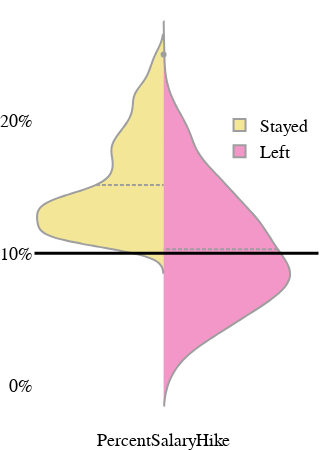

Source (notebook cell):
### Code cell
fig = go.Figure()
fig.add_trace(go.Violin(x=["PercentSalaryHike" for x in range(len(df[df["Attrition"]==0]))],y=df[df["Attrition"]==0]["PercentSalaryHike"], side="negative",name="Stayed", fillcolor='rgba(235, 216, 82,0.6)', line_color='rgb(158, 158, 158)'))
fig.add_trace(go.Violin(x=["PercentSalaryHike" for x in range(len(df[df["Attrition"]==1]))],y=df[df["Attrition"]==1]["PercentSalaryHike"], side="positive",name="Left", fillcolor='rgba(235, 82, 165,0.6)', line_color='rgb(158, 158, 158)'))
#Add horizontal line at 10%
fig.add_shape(type="line",x0=-.25,y0=10,x1=.3,y1=10,line=dict(color="black",width=3))

#fig.add_shape(type="line",x0=-.25,y0=6.7,x1=.3,y1=6.7,line=dict(color="black",width=1))

fig.update_traces(meanline_visible=True)
fig.update_layout(width=300,height=450)
#hide background
fig.update_layout(plot_bgcolor='rgba(0,0,0,0)')
#Increase y axis tick font

#Add % to y axis ticks
fig.update_yaxes(ticksuffix="%")
#Set y axis tick count
fig.update_yaxes(nticks=6)
#Set y axis font size
fig.update_yaxes(tickfont=dict(family='Arial', color='black', size=18))
#Set x axis font style
fig.update_xaxes(tickfont=dict(family='Arial', color='black', size=18))


#Increase legend font size
fig.update_layout(legend=dict(font=dict(family='Arial', color='black', size=18)))

#Remove Margins
fig.update_layout(margin=dict(l=0, r=0, t=0, b=0))

#Move Key Left
fig.update_layout(legend=dict(x=.65, y=.75))

#remove background
fig.update_layout(plot_bgcolor='rgba(0,0,0,0)')
#Make background transparent
fig.update_layout(paper_bgcolor='rgba(0,0,0,0)')

fig.show()

### Figure 1 — Plotly figure (JSON) as saved in the notebook; plotly's stock layout.template omitted (floating-point values rounded to 4 significant figures; data arrays with more than 128 entries replaced by an {"elided": "..."} marker saying what was removed)
{"data": [{"fillcolor": "rgba(235, 216, 82,0.6)", "line": {"color": "rgb(158, 158, 158)"}, "meanline": {"visible": true}, "name": "Stayed", "side": "negative", "type": "violin", "x": {"elided": "3699 str values"}, "y": {"elided": "3699 int values"}}, {"fillcolor": "rgba(235, 82, 165,0.6)", "line": {"color": "rgb(158, 158, 158)"}, "meanline": {"visible": true}, "name": "Left", "side": "positive", "type": "violin", "x": {"elided": "711 str values"}, "y": {"elided": "711 int values"}}], "layout": {"height": 450, "legend": {"font": {"color": "black", "family": "Arial", "size": 18}, "x": 0.65, "y": 0.75}, "margin": {"b": 0, "l": 0, "r": 0, "t": 0}, "paper_bgcolor": "rgba(0,0,0,0)", "plot_bgcolor": "rgba(0,0,0,0)", "shapes": [{"line": {"color": "black", "width": 3}, "type": "line", "x0": -0.25, "x1": 0.3, "y0": 10, "y1": 10}], "width": 300, "xaxis": {"tickfont": {"color": "black", "family": "Arial", "size": 18}}, "yaxis": {"nticks": 6, "tickfont": {"color": "black", "family": "Arial", "size": 18}, "ticksuffix": "%"}}}
